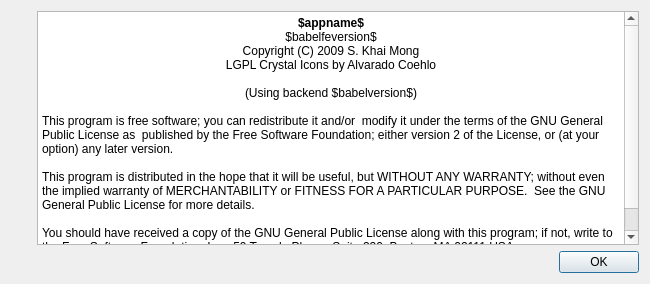
<?xml version="1.0" encoding="UTF-8"?>
<ui version="4.0">
 <class>AboutDlg</class>
 <widget class="QDialog" name="AboutDlg">
  <property name="geometry">
   <rect>
    <x>0</x>
    <y>0</y>
    <width>650</width>
    <height>284</height>
   </rect>
  </property>
  <property name="windowTitle">
   <string>About GPSBabel</string>
  </property>
  <layout class="QVBoxLayout" name="verticalLayout">
   <item>
    <layout class="QHBoxLayout" name="horizontalLayout">
     <item>
      <layout class="QGridLayout" name="gridLayout">
       <item row="0" column="0">
        <spacer name="verticalSpacer">
         <property name="orientation">
          <enum>Qt::Vertical</enum>
         </property>
         <property name="sizeHint" stdset="0">
          <size>
           <width>20</width>
           <height>40</height>
          </size>
         </property>
        </spacer>
       </item>
       <item row="1" column="0">
        <widget class="QLabel" name="label">
         <property name="maximumSize">
          <size>
           <width>100</width>
           <height>100</height>
          </size>
         </property>
         <property name="text">
          <string/>
         </property>
         <property name="pixmap">
          <pixmap resource="app.qrc">:/images/appicon.png</pixmap>
         </property>
         <property name="scaledContents">
          <bool>true</bool>
         </property>
        </widget>
       </item>
       <item row="2" column="0">
        <spacer name="verticalSpacer_2">
         <property name="orientation">
          <enum>Qt::Vertical</enum>
         </property>
         <property name="sizeHint" stdset="0">
          <size>
           <width>20</width>
           <height>40</height>
          </size>
         </property>
        </spacer>
       </item>
      </layout>
     </item>
     <item>
      <widget class="QTextEdit" name="textEdit">
       <property name="readOnly">
        <bool>true</bool>
       </property>
       <property name="html">
        <string>&lt;!DOCTYPE HTML PUBLIC &quot;-//W3C//DTD HTML 4.0//EN&quot; &quot;http://www.w3.org/TR/REC-html40/strict.dtd&quot;&gt;
&lt;html&gt;&lt;head&gt;&lt;meta name=&quot;qrichtext&quot; content=&quot;1&quot; /&gt;&lt;style type=&quot;text/css&quot;&gt;
p, li { white-space: pre-wrap; }
&lt;/style&gt;&lt;/head&gt;&lt;body style=&quot; font-family:'DejaVu Sans'; font-size:9pt; font-weight:400; font-style:normal;&quot;&gt;
&lt;p align=&quot;center&quot; style=&quot; margin-top:0px; margin-bottom:0px; margin-left:0px; margin-right:0px; -qt-block-indent:0; text-indent:0px;&quot;&gt;&lt;span style=&quot; font-weight:600;&quot;&gt;$appname$&lt;/span&gt;&lt;/p&gt;
&lt;p align=&quot;center&quot; style=&quot; margin-top:0px; margin-bottom:0px; margin-left:0px; margin-right:0px; -qt-block-indent:0; text-indent:0px;&quot;&gt;$babelfeversion$&lt;/p&gt;
&lt;p align=&quot;center&quot; style=&quot; margin-top:0px; margin-bottom:0px; margin-left:0px; margin-right:0px; -qt-block-indent:0; text-indent:0px;&quot;&gt;Copyright (C) 2009 S. Khai Mong&lt;/p&gt;
&lt;p align=&quot;center&quot; style=&quot; margin-top:0px; margin-bottom:0px; margin-left:0px; margin-right:0px; -qt-block-indent:0; text-indent:0px;&quot;&gt;LGPL Crystal Icons by Alvarado Coehlo&lt;/p&gt;
&lt;p align=&quot;center&quot; style=&quot;-qt-paragraph-type:empty; margin-top:0px; margin-bottom:0px; margin-left:0px; margin-right:0px; -qt-block-indent:0; text-indent:0px;&quot;&gt;&lt;/p&gt;
&lt;p align=&quot;center&quot; style=&quot; margin-top:0px; margin-bottom:0px; margin-left:0px; margin-right:0px; -qt-block-indent:0; text-indent:0px;&quot;&gt;(Using backend $babelversion$)&lt;/p&gt;
&lt;p align=&quot;center&quot; style=&quot;-qt-paragraph-type:empty; margin-top:0px; margin-bottom:0px; margin-left:0px; margin-right:0px; -qt-block-indent:0; text-indent:0px;&quot;&gt;&lt;/p&gt;
&lt;p style=&quot; margin-top:0px; margin-bottom:0px; margin-left:0px; margin-right:0px; -qt-block-indent:0; text-indent:0px;&quot;&gt;This program is free software; you can redistribute it and/or  modify it under the terms of the GNU General Public License as  published by the Free Software Foundation; either version 2 of the License, or (at your option) any later version.&lt;/p&gt;
&lt;p style=&quot;-qt-paragraph-type:empty; margin-top:0px; margin-bottom:0px; margin-left:0px; margin-right:0px; -qt-block-indent:0; text-indent:0px;&quot;&gt;&lt;/p&gt;
&lt;p style=&quot; margin-top:0px; margin-bottom:0px; margin-left:0px; margin-right:0px; -qt-block-indent:0; text-indent:0px;&quot;&gt;This program is distributed in the hope that it will be useful, but WITHOUT ANY WARRANTY; without even the implied warranty of MERCHANTABILITY or FITNESS FOR A PARTICULAR PURPOSE.  See the GNU General Public License for more details.&lt;/p&gt;
&lt;p style=&quot;-qt-paragraph-type:empty; margin-top:0px; margin-bottom:0px; margin-left:0px; margin-right:0px; -qt-block-indent:0; text-indent:0px;&quot;&gt;&lt;/p&gt;
&lt;p style=&quot; margin-top:0px; margin-bottom:0px; margin-left:0px; margin-right:0px; -qt-block-indent:0; text-indent:0px;&quot;&gt;You should have received a copy of the GNU General Public License along with this program; if not, write to the Free Software Foundation, Inc., 59 Temple Place - Suite 330, Boston, MA 02111 USA&lt;/p&gt;
&lt;p style=&quot;-qt-paragraph-type:empty; margin-top:0px; margin-bottom:0px; margin-left:0px; margin-right:0px; -qt-block-indent:0; text-indent:0px;&quot;&gt;&lt;/p&gt;&lt;/body&gt;&lt;/html&gt;</string>
       </property>
      </widget>
     </item>
    </layout>
   </item>
   <item>
    <widget class="QDialogButtonBox" name="buttonBox">
     <property name="orientation">
      <enum>Qt::Horizontal</enum>
     </property>
     <property name="standardButtons">
      <set>QDialogButtonBox::Ok</set>
     </property>
    </widget>
   </item>
  </layout>
 </widget>
 <resources>
  <include location="app.qrc"/>
 </resources>
 <connections>
  <connection>
   <sender>buttonBox</sender>
   <signal>accepted()</signal>
   <receiver>AboutDlg</receiver>
   <slot>accept()</slot>
   <hints>
    <hint type="sourcelabel">
     <x>248</x>
     <y>254</y>
    </hint>
    <hint type="destinationlabel">
     <x>157</x>
     <y>274</y>
    </hint>
   </hints>
  </connection>
  <connection>
   <sender>buttonBox</sender>
   <signal>rejected()</signal>
   <receiver>AboutDlg</receiver>
   <slot>reject()</slot>
   <hints>
    <hint type="sourcelabel">
     <x>316</x>
     <y>260</y>
    </hint>
    <hint type="destinationlabel">
     <x>286</x>
     <y>274</y>
    </hint>
   </hints>
  </connection>
 </connections>
</ui>
